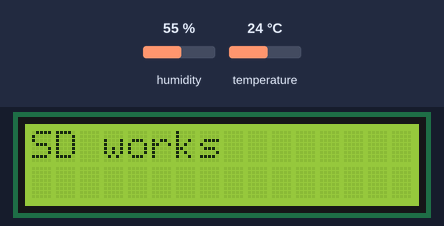
Bench run of a sketch on a simulated Arduino Uno, built with avr-gcc and run on an emulated ATmega328P. Shown: 16×2 character LCD. The inputs (shaded band) are chosen by the test bench; at power-on: humidity 55 %, temperature 24 °C. Storage starts empty; what the sketch prints to the serial monitor is not drawn.

Above: at 0.1 s.
At 1.2 s:
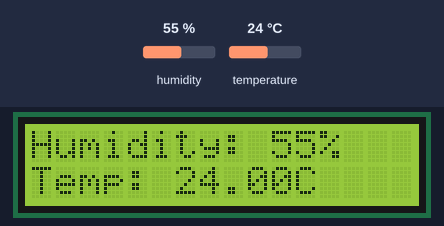

The sketch:

climate_sensor.ino
```cpp
#include <SD.h> // SD library for file reading and modifications
#include <DHT.h> // DHT library for climate sensor
#include <LiquidCrystal.h> // LCD library

const int DHTPIN = 4;
const int DHTTYPE = DHT11;
const int SD_CS = 7;
const int rs = 8, en = 9, d4 = 5, d5 = 3, d6 = 6, d7 = 10;

// Circuit setup :
//    microSD card adapter
//        Serial Clock in digital pin 13
//        MISO in digital pin 12
//        MOSI in digital pin 11

DHT dht(DHTPIN, DHTTYPE);
LiquidCrystal lcd(rs, en, d4, d5, d6, d7); // create LCD object and specify pin connections

void setup() {
  Serial.begin(9600);
  lcd.begin(16, 2); // initialize LCD display with 16 columns and 2 rows
  if (!SD.begin(SD_CS)) {
    Serial.println("Error initializing SD card.");
    lcd.print("SD Error");
    delay(1000); // display error message on LCD
    return;
  }
  Serial.println("SD card initialized.");
  lcd.print("SD works");
  delay(1000); // display success message on LCD
  dht.begin();
}

void loop() {
  int humidity = dht.readHumidity(); // read values
  float temperature = dht.readTemperature();
  Serial.print("Humidity: "); // print values in terminal
  Serial.print(humidity);
  Serial.print("% - Temperature: ");
  Serial.print(temperature);
  Serial.println("C");

  lcd.clear(); // clear LCD display
  lcd.setCursor(0,0);
  lcd.print("Humidity: "); // display values on LCD
  lcd.print(humidity);
  lcd.print("%   ");
  lcd.setCursor(0, 1);
  lcd.print("Temp: ");
  lcd.print(temperature);
  lcd.print("C");

  String fileName = "Readings.txt"; // name the file "Readings.txt"
  File dataFile = SD.open(fileName, FILE_WRITE); // open file named "Readings.txt" on SD card
  if (dataFile) {
    dataFile.print("Humidity: "); // print values to SD card
    dataFile.print(humidity);
    dataFile.print("% - Temperature: ");
    dataFile.print(temperature);
    dataFile.println("C");
    dataFile.close(); // close the file
  }
  else {
    Serial.println("Error opening file."); // print error message if file is missing
    lcd.print("File error."); // display error message on LCD
  }
delay(300000);

}
```
